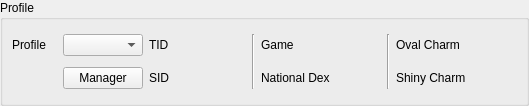
<?xml version="1.0" encoding="UTF-8"?>
<ui version="4.0">
 <class>ProfileDisplay8</class>
 <widget class="QWidget" name="ProfileDisplay8">
  <property name="geometry">
   <rect>
    <x>0</x>
    <y>0</y>
    <width>529</width>
    <height>106</height>
   </rect>
  </property>
  <property name="windowTitle">
   <string>Profile Display 8</string>
  </property>
  <layout class="QVBoxLayout" name="verticalLayout">
   <property name="leftMargin">
    <number>0</number>
   </property>
   <property name="topMargin">
    <number>0</number>
   </property>
   <property name="rightMargin">
    <number>0</number>
   </property>
   <property name="bottomMargin">
    <number>0</number>
   </property>
   <item>
    <widget class="QGroupBox" name="groupBoxProfile">
     <property name="title">
      <string>Profile</string>
     </property>
     <layout class="QGridLayout" name="gridLayout">
      <item row="0" column="0">
       <widget class="QLabel" name="label">
        <property name="text">
         <string>Profile</string>
        </property>
       </widget>
      </item>
      <item row="0" column="1">
       <widget class="QComboBox" name="comboBoxProfiles"/>
      </item>
      <item row="1" column="1">
       <widget class="QPushButton" name="pushButtonProfileManager">
        <property name="text">
         <string>Manager</string>
        </property>
       </widget>
      </item>
      <item row="0" column="2">
       <widget class="QLabel" name="labelTID">
        <property name="text">
         <string>TID</string>
        </property>
       </widget>
      </item>
      <item row="0" column="3">
       <widget class="QLabel" name="labelTIDValue"/>
      </item>
      <item row="1" column="2">
       <widget class="QLabel" name="labelSID">
        <property name="text">
         <string>SID</string>
        </property>
       </widget>
      </item>
      <item row="1" column="3">
       <widget class="QLabel" name="labelSIDValue"/>
      </item>
      <item row="0" column="4" rowspan="2">
       <widget class="Line" name="line">
        <property name="orientation">
         <enum>Qt::Orientation::Vertical</enum>
        </property>
       </widget>
      </item>
      <item row="0" column="5">
       <widget class="QLabel" name="labelGame">
        <property name="text">
         <string>Game</string>
        </property>
       </widget>
      </item>
      <item row="0" column="6">
       <widget class="QLabel" name="labelGameValue"/>
      </item>
      <item row="1" column="5">
       <widget class="QLabel" name="labelNationalDex">
        <property name="text">
         <string>National Dex</string>
        </property>
       </widget>
      </item>
      <item row="1" column="6">
       <widget class="QLabel" name="labelNationalDexValue"/>
      </item>
      <item row="0" column="7" rowspan="2">
       <widget class="Line" name="line_1">
        <property name="orientation">
         <enum>Qt::Orientation::Vertical</enum>
        </property>
       </widget>
      </item>
      <item row="0" column="8">
       <widget class="QLabel" name="labelOvalCharm">
        <property name="text">
         <string>Oval Charm</string>
        </property>
       </widget>
      </item>
      <item row="0" column="9">
       <widget class="QLabel" name="labelOvalCharmValue"/>
      </item>
      <item row="1" column="8">
       <widget class="QLabel" name="labelShinyCharm">
        <property name="text">
         <string>Shiny Charm</string>
        </property>
       </widget>
      </item>
      <item row="1" column="9">
       <widget class="QLabel" name="labelShinyCharmValue"/>
      </item>
     </layout>
    </widget>
   </item>
  </layout>
 </widget>
 <resources/>
 <connections/>
</ui>
